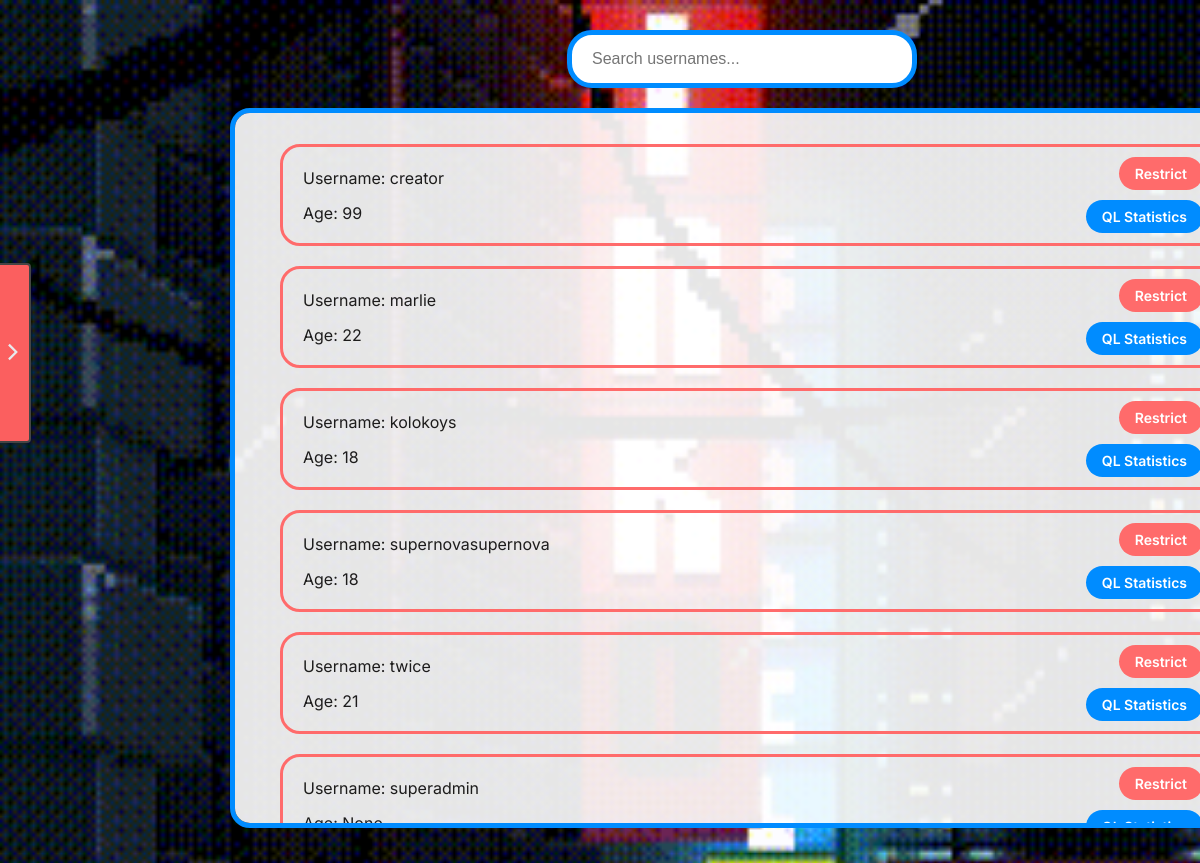
/user_data/ (signed in), run on the app's committed database.
### app/models.py (models this page shows, shortened)
class UserProfile(models.Model):
    user = models.OneToOneField(User, on_delete=models.CASCADE, related_name="profile")
    age = models.IntegerField(null=True, blank=True)
    profile_picture = models.ImageField(upload_to="profile_pictures/", null=True, blank=True)
    category_comment_count = models.JSONField(default=dict)
    category_like_count = models.JSONField(default=dict)
    category_dislike_count = models.JSONField(default=dict)
    admin = models.BooleanField(default=False)
    super_admin = models.BooleanField(default=False)
    restricted = models.BooleanField(default=False)
    restricted_expires_at = models.DateTimeField(null=True, blank=True)
    interests = models.JSONField(default=list, null=True, blank=True)  # List of user interests
    historical_preferences = models.JSONField(default=list, null=True, blank=True)  # Previous topic preferences

### app/views.py (the view)
# urls.py: path('user_data/', views.UserProfilesListView.as_view(), name='user-data'),
@method_decorator(login_required, name='dispatch')
class UserProfilesListView(ListView):
    model = UserProfile
    template_name = "user_data.html"
    context_object_name = "users"
    def get_queryset(self):
        search_query = self.request.GET.get('search', '')
        if search_query:
            return UserProfile.objects.filter(user__username__icontains=search_query)
        return UserProfile.objects.all()

### app/context_processors.py (called while the page is built)
def user_profile_context(request):
    if request.user.is_authenticated:
        profile = UserProfile.objects.filter(user=request.user).first()
        return {
            "username": request.user.username,
            "profile_picture": profile.profile_picture.url if profile and profile.profile_picture else None,
        }
    return {}

def forum_categories(request):
    categories = ForumCategory.objects.all()
    return {'categories': categories}

def notification_count(request):
    if request.user.is_authenticated:
        count = Notification.objects.filter(user=request.user, is_read=False).count()
    else:
        count = 0
    return {'notification_count': count }

### app/templatetags/custom_filters.py (called while the page is built)
@register.filter
def truncate_username(value, length=7):
    if len(value) > length:
        return value[:length] + ".."
    return value

### app/templates/user_data.html (shortened to what this page needs)
{% load static %}
<!DOCTYPE html>
<html lang="en">
<head>
        <link rel="stylesheet" href="{% static 'styles/user_data.css' %}">
    {% include "partials/sidebar.html" %}
</head>
<body>
    <div class="user-profiles">
        <div class = "search-bar-container">
            <form method="get" action={% url 'user-data' %}>
                <input class = "search-bar" type="text" name="search" id="searchInput" placeholder="Search usernames..." value="{{ request.GET.search }}">
        </div>
        <div class="user-profiles-container">
                <ul class="profile-ul">
                    {% for user in users%}
                    <li class="profile-item">
                        <div class="profile">
                            <div class="profile-info">
                                <p class="username"> Username: {{ user.user.username }}</p>
                                <p class="age"> Age: {{ user.age }} </p>
                            </div>
                            <div class="profile-actions">
                                <form method="post" action="{% url 'restrict-user' user.id %}">
                                    <button type="submit" class="restrict-btn">Restrict</button>
                                </form>
                                <button class="profile-btn" onclick="openStatsModal(this)"> QL Statistics </button>
                            </div>
                        </div>
                    </li>
                    {% empty %}
                    <li>
                        <p> No users. </p>
                    </li>
                    {% endfor %}
                </ul>
        </div>
    </div>
</body>
</html>

### static/styles/user_data.css (style rules this page uses)
html, body { height: 100%; margin: 0; padding: 0; overflow-x: hidden; width: 100vw; }
body { background-image: url('/static/assets/BG1.gif'); background-size: cover; background-position: center; background-repeat: no-repeat; background-attachment: fixed; }
.search-bar-container { display: flex; justify-content: right; margin-right: 283px; margin-bottom: 20px; margin-top: 30px; }
.search-bar { width: 300px; padding: 15px 20px; border: 5px solid #008CFF; border-radius: 25px; font-size: 16px; outline: none; transition: all 0.3s ease; background-color: white; }
.user-profiles-container { gap: 20px; width: 1010px; height: 680px; background: rgba(240, 240, 240); background-color: rgba(255, 255, 255, 0.9); padding: 15px; border-radius: 20px; border: 5px solid #008CFF; text-align: center; margin-left: 230px; margin-top: 20px; margin-bottom: 50px; overflow-y: auto; }
.profile-ul { list-style-type: none; display: flex; flex-direction: column; gap: 20px; }
.profile-ul p { font-family: 'Inter', sans-serif; font-size: 16px; color: #1d1c1c; margin: 5px 0; }
.profile { display: flex; justify-content: space-between; align-items: center; border: 3px solid #ff6b6b; border-radius: 20px; padding: 10px 20px; width: 900px; margin-left: -10px; }
.profile-info { display: flex; flex-direction: column; gap: 5px; text-align: left; }
.profile-actions { display: flex; flex-direction: column; align-items: flex-end; gap: 10px; }
.restrict-btn { padding: 8px 16px; background-color: #ff6b6b; border: none; border-radius: 20px; color: white; font-family: 'Inter', sans-serif; font-weight: 600; font-size: 14px; cursor: pointer; transition: background-color 0.3s ease; }
.profile-btn { padding: 8px 16px; background-color: #008CFF; border: none; border-radius: 20px; color: white; font-family: 'Inter', sans-serif; font-weight: 600; font-size: 14px; cursor: pointer; transition: background-color 0.3s ease; margin-left: 10px; }

### data on the page
UserProfile: user.username "creator", age "99"
UserProfile: user.username "marlie", age "22"
UserProfile: user.username "kolokoys", age "18"
UserProfile: user.username "supernovasupernova", age "18"
UserProfile: user.username "twice", age "21"
UserProfile: user.username "superadmin", age "None"
